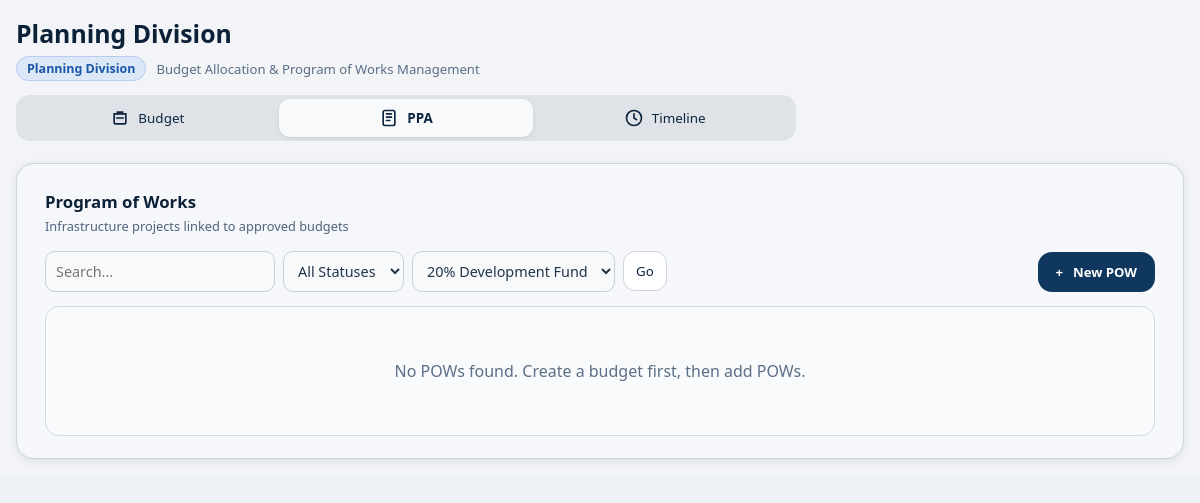
/planning-division/dashboard/?tab=ppa&fund=20-development-fund (signed in), run on an earlier commit of the app's database.
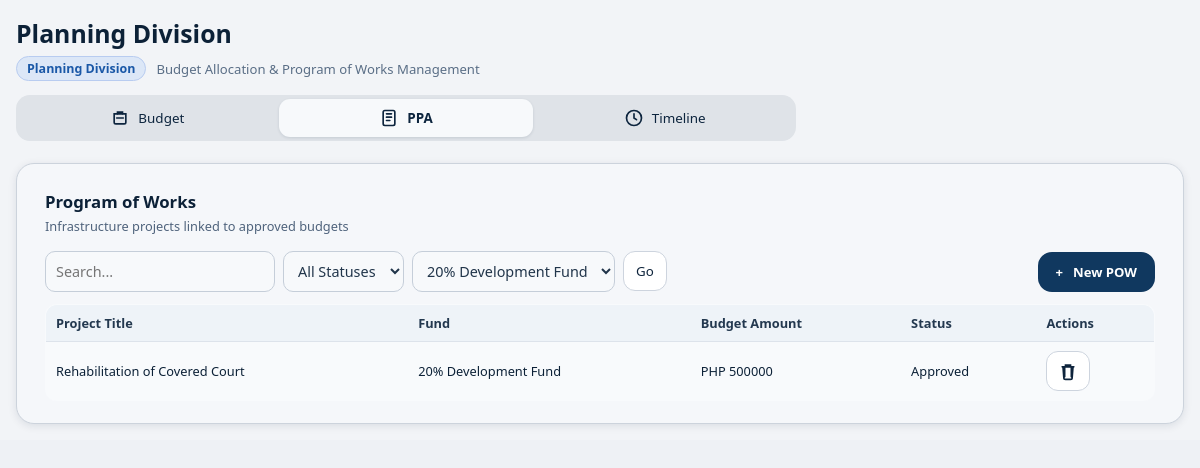
And on a later commit of the database.
### main/models.py (models this page shows, shortened)
class PlanningProject(models.Model):
    STATUS_DRAFT = "draft"
    STATUS_FOR_REVIEW = "for_review"
    STATUS_APPROVED = "approved"
    STATUS_FOR_BIDDING = "for_bidding"
    STATUS_AWARDED = "awarded"
    STATUS_CANCELLED = "cancelled"
    STATUS_CHOICES = [
        (STATUS_DRAFT, "Draft"),
        (STATUS_FOR_REVIEW, "For Review"),
        (STATUS_APPROVED, "Approved"),
        (STATUS_FOR_BIDDING, "For Bidding"),
        (STATUS_AWARDED, "Awarded"),
        (STATUS_CANCELLED, "Cancelled"),
    ]
    project_title = models.CharField(max_length=255)
    fund = models.CharField(
        max_length=40,
        choices=PlanningBudget.FUND_CHOICES,
        default=PlanningBudget.FUND_20_DEV,
    )
    budget_amount = models.DecimalField(max_digits=14, decimal_places=2, default=0)
    status = models.CharField(max_length=20, choices=STATUS_CHOICES, default=STATUS_APPROVED)
    created_at = models.DateTimeField(auto_now_add=True)
    class Meta:
        ordering = ["id"]

### main/views.py (the view, shortened to what this page needs)
# urls.py: path("planning-division/dashboard/", views.planning_div_dashboard, name="planning_div_dashboard"),
@login_required
@xframe_options_sameorigin
def planning_div_dashboard(request):
    active_tab = request.GET.get("tab", "budget")
    if active_tab not in {"budget", "ppa", "timeline"}:
        active_tab = "budget"
    selected_fund = request.GET.get("fund", "").strip()
    if not _table_exists(PlanningBudget) or not _table_exists(PlanningProject):
        context = _planning_fallback_context(active_tab=active_tab, selected_fund=selected_fund)
        return render(request, "Planning Division/planning_Div.html", context)
    budgets = list(PlanningBudget.objects.all())
    projects = PlanningProject.objects.all()
    show_budget_modal = False
    editing_budget = None
    show_project_modal = False
    project_form = PlanningProjectForm(initial={"fund": selected_fund or PlanningBudget.FUND_20_DEV})
    edit_budget_id = request.GET.get("edit_budget")
    if edit_budget_id:
        editing_budget = PlanningBudget.objects.filter(id=edit_budget_id).first()
        if editing_budget:
            show_budget_modal = True
    ppa_search = request.GET.get("q", "").strip()
    ppa_status = request.GET.get("status", "").strip()
    ppa_fund = request.GET.get("fund_filter", selected_fund).strip()
    if request.method == "POST":
        action = request.POST.get("action", "").strip()
        if action == "delete_budget":
            delete_id = request.POST.get("delete_id")
            if delete_id:
                PlanningBudget.objects.filter(id=delete_id).delete()
            return redirect(f"{request.path}?tab=budget")
        if action == "create_budget":
            budget_form = PlanningBudgetForm(request.POST)
            show_budget_modal = True
            editing_budget = None
            if budget_form.is_valid():
                budget_form.save()
                return redirect(f"{request.path}?tab=budget")
        elif action == "update_budget":
            budget_id = request.POST.get("budget_id")
            editing_budget = PlanningBudget.objects.filter(id=budget_id).first()
            budget_form = PlanningBudgetForm(request.POST, instance=editing_budget)
            show_budget_modal = True
            if budget_form.is_valid():
                budget_form.save()
                return redirect(f"{request.path}?tab=budget")
        elif action == "create_project":
            project_form = PlanningProjectForm(request.POST)
            show_project_modal = True
            if project_form.is_valid():
                project = project_form.save()
                return redirect(
                    f"{request.path}?tab=ppa&fund={project.fund}"
                )
            budget_form = PlanningBudgetForm(instance=editing_budget) if editing_budget else PlanningBudgetForm()
        elif action == "delete_project":
            project_id = request.POST.get("project_id")
            if project_id:
                PlanningProject.objects.filter(id=project_id).delete()
            return redirect(f"{request.path}?tab=ppa&fund={selected_fund or ''}")
        else:
            budget_form = PlanningBudgetForm(instance=editing_budget) if editing_budget else PlanningBudgetForm()
    else:
        budget_form = PlanningBudgetForm(instance=editing_budget) if editing_budget else PlanningBudgetForm()
    project_totals = {key: Decimal("0") for key, _ in PlanningBudget.FUND_CHOICES}
    for project in projects:
        project_totals[project.fund] = project_totals.get(project.fund, Decimal("0")) + (project.budget_amount or 0)
    for budget in budgets:
        budget.computed_allocated = project_totals.get(budget.fund, Decimal("0"))
    total_allocated = sum((b.allocated_value for b in budgets), Decimal("0"))
    total_remaining = sum((b.remaining_amount for b in budgets), Decimal("0"))
    ppa_projects = projects
    if ppa_search:
        ppa_projects = ppa_projects.filter(project_title__icontains=ppa_search)
    if ppa_status:
        ppa_projects = ppa_projects.filter(status=ppa_status)
    if ppa_fund:
        ppa_projects = ppa_projects.filter(fund=ppa_fund)
    ppa_total = projects.count()
    ppa_approved = projects.filter(status=PlanningProject.STATUS_APPROVED).count()
    ppa_for_review = projects.filter(status=PlanningProject.STATUS_FOR_REVIEW).count()
    ppa_total_cost = sum((p.budget_amount for p in projects), Decimal("0"))
    context = {
        "active_tab": active_tab,
        "selected_fund": selected_fund,
        "budgets": budgets,
        "budget_form": budget_form,
        "show_budget_modal": show_budget_modal,
        "editing_budget": editing_budget,
        "project_form": project_form,
        "show_project_modal": show_project_modal,
        "ppa_projects": ppa_projects,
        "ppa_search": ppa_search,
        "ppa_status": ppa_status,
        "ppa_fund": ppa_fund,
        "ppa_total": ppa_total,
        "ppa_approved": ppa_approved,
        "ppa_for_review": ppa_for_review,
        "ppa_total_cost": ppa_total_cost,
        "project_status_choices": PlanningProject.STATUS_CHOICES,
        "fund_choices": PlanningBudget.FUND_CHOICES,
        "total_budgets": len(budgets),
        "total_allocated": total_allocated,
        "total_remaining": total_remaining,
    }
    return render(request, "Planning Division/planning_Div.html", context)

### main/forms.py (shortened to what this page needs)
class PlanningBudgetForm(forms.ModelForm):
    class Meta:
        model = PlanningBudget
        fields = ["name", "fund", "fiscal_year", "total_budget", "status"]
        widgets = {
            "name": forms.TextInput(attrs={"placeholder": "e.g., 20% Development Fund FY 2026"}),
            "fund": forms.Select(),
            "fiscal_year": forms.TextInput(attrs={"placeholder": "e.g., FY 2026"}),
            "total_budget": forms.NumberInput(attrs={"step": "0.01", "min": "0"}),
            "status": forms.Select(),
        }

class PlanningProjectForm(forms.ModelForm):
    class Meta:
        model = PlanningProject
        fields = ["project_title", "fund", "budget_amount", "status"]
        widgets = {
            "project_title": forms.TextInput(attrs={"placeholder": "e.g., Road Improvement Program"}),
            "fund": forms.Select(),
            "budget_amount": forms.NumberInput(attrs={"step": "0.01", "min": "0"}),
            "status": forms.Select(),
        }

### main/models.py (called while the page is built)
    @property
    def allocated_value(self):
        return getattr(self, "computed_allocated", self.allocated_amount or 0)

### main/templates/Planning Division/planning_Div.html (shortened to what the changed rows need)
{% load static %}
<!DOCTYPE html>
<html lang="en">
<head>
    <link rel="stylesheet" href="{% static 'CSS/styles.css' %}">
</head>
<body{% if request.GET.embedded %} class="embedded-maintenance-view"{% endif %}>
    <div class="layout">
        <div class="content">
            <main class="main">
                <div class="title-wrap">
                    <h2>Planning Division</h2>
                </div>
                {% if active_tab == "budget" %}
                <section class="stats">
                    <article class="card">
                        <div class="card-icon blue">
                            <svg viewBox="0 0 24 24" fill="none"><path d="M5 7h14v10a2 2 0 0 1-2 2H7a2 2 0 0 1-2-2V7Z" stroke="currentColor" stroke-width="2"/><path d="M9 7V5h6v2M8 12h8" stroke="currentColor" stroke-width="2" stroke-linecap="round"/></svg>
                        </div>
                        <div>
                            <strong>{{ total_budgets }}</strong>
                            <span>Total Budgets</span>
                        </div>
                    </article>
                    <article class="card">
                        <div class="card-icon green">
                            <svg viewBox="0 0 24 24" fill="none"><path d="M12 3v18M16.5 7.5A4.5 4.5 0 0 0 12 5c-2.5 0-4 1.2-4 3s1.5 3 4 3 4 1.2 4 3-1.5 3-4 3a4.5 4.5 0 0 1-4.5-2.5" stroke="currentColor" stroke-width="2" stroke-linecap="round"/></svg>
                        </div>
                        <div>
                            <strong>PHP {{ total_allocated|floatformat:0 }}</strong>
                            <span>Total Allocated</span>
                        </div>
                    </article>
                    <article class="card">
                        <div class="card-icon gold">
                            <svg viewBox="0 0 24 24" fill="none"><path d="M6 11h12v5a3 3 0 0 1-3 3H9a3 3 0 0 1-3-3v-5Z" stroke="currentColor" stroke-width="2"/><path d="M7 11V9a5 5 0 0 1 10 0v2M5 13H3M21 13h-2" stroke="currentColor" stroke-width="2" stroke-linecap="round"/></svg>
                        </div>
                        <div>
                            <strong>PHP {{ total_remaining|floatformat:0 }}</strong>
                            <span>Total Remaining</span>
                        </div>
                    </article>
                    <article class="card">
                        <div class="card-icon violet">
                            <svg viewBox="0 0 24 24" fill="none"><path d="M4 16 10 10l4 4 6-6" stroke="currentColor" stroke-width="2" stroke-linecap="round"/><path d="M20 12V8h-4" stroke="currentColor" stroke-width="2" stroke-linecap="round"/></svg>
                        </div>
                        <div>
                            <strong>FY 2026</strong>
                            <span>Current Year</span>
                        </div>
                    </article>
                </section>
                <section class="budget-panel">
                    <div class="panel-head">
                        <div>
                            <h3>Annual Budget Allocations</h3>
                            <p>Budget management</p>
                        </div>
                        <button class="new-budget" type="button" id="openBudgetModal">
                            <span>+</span>
                            <span>New Budget</span>
                        </button>
                    </div>
                    {% for budget in budgets %}
                    <article class="budget-item">
                        <div class="item-top">
                            <div>
                                <div class="title-line">
                                    <h4><a href="{% url 'planning_div_dashboard' %}?tab=ppa&fund={{ budget.fund }}">{{ budget.name }}</a></h4>
                                    <span class="status">{{ budget.get_status_display }}</span>
                                </div>
                                <div class="meta">
                                    <div>Total Budget: <strong>PHP {{ budget.total_budget|floatformat:0 }}</strong></div>
                                    <div>Allocated: <strong>PHP {{ budget.allocated_value|floatformat:0 }}</strong></div>
                                    <div>Remaining: <strong class="ok">PHP {{ budget.remaining_amount|floatformat:0 }}</strong></div>
                                </div>
                            </div>
                            <div class="icon-actions">
                                <a class="icon-btn" href="{% url 'planning_div_dashboard' %}?tab=budget&edit_budget={{ budget.id }}" aria-label="Edit">
                                    <svg viewBox="0 0 24 24" fill="none"><path d="m4 20 4.5-1 10-10-3.5-3.5-10 10L4 20Z" stroke="currentColor" stroke-width="2" stroke-linejoin="round"/><path d="m13.5 6 3.5 3.5" stroke="currentColor" stroke-width="2"/></svg>
                                </a>
                                <form method="post">
                                    {% csrf_token %}
                                    <input type="hidden" name="action" value="delete_budget">
                                    <input type="hidden" name="delete_id" value="{{ budget.id }}">
                                    <button class="icon-btn" type="submit" aria-label="Delete">
                                        <svg viewBox="0 0 24 24" fill="none"><path d="M5 7h14M9 7V5h6v2M8 7v12m8-12v12M6 7l1 13a2 2 0 0 0 2 2h6a2 2 0 0 0 2-2l1-13" stroke="currentColor" stroke-width="2" stroke-linecap="round"/></svg>
                                    </button>
                                </form>
                            </div>
                        </div>
                        <div class="util-row">
                            <span>Utilization</span>
                            <strong>{{ budget.utilization_percent|floatformat:0 }}%</strong>
                        </div>
                        <div class="progress"><span style="width:{{ budget.utilization_percent|floatformat:0 }}%"></span></div>
                    </article>
                    {% empty %}
                    <article class="budget-item">
                        <div class="meta">No budget records yet.</div>
                    </article>
                    {% endfor %}
                </section>
                {% elif active_tab == "ppa" %}
                <section class="budget-panel">
                    <div class="panel-head">
                        <div>
                        </div>
                    </div>
                    <div class="pow-toolbar">
                        <form class="pow-tools" method="get">
                        </form>
                        <button class="new-budget" type="button" id="openProjectModal"><span>+</span><span>New POW</span></button>
                    </div>
                    {% if ppa_projects %}
                    <table class="pow-table">
                        <thead>
                            <tr>
                                <th>Project Title</th>
                                <th>Fund</th>
                                <th>Budget Amount</th>
                                <th>Status</th>
                                <th>Actions</th>
                            </tr>
                        </thead>
                        <tbody>
                            {% for project in ppa_projects %}
                            <tr>
                                <td>{{ project.project_title }}</td>
                                <td>{{ project.get_fund_display }}</td>
                                <td>PHP {{ project.budget_amount|floatformat:0 }}</td>
                                <td>{{ project.get_status_display }}</td>
                                <td>
                                    <form method="post">
                                        <button class="icon-btn" type="submit" aria-label="Delete">
                                            <svg viewBox="0 0 24 24" fill="none"><path d="M5 7h14M9 7V5h6v2M8 7v12m8-12v12M6 7l1 13a2 2 0 0 0 2 2h6a2 2 0 0 0 2-2l1-13" stroke="currentColor" stroke-width="2" stroke-linecap="round"/></svg>
                                        </button>
                                    </form>
                                </td>
                            </tr>
                            {% endfor %}
                        </tbody>
                    </table>
                    {% else %}
                    <div class="pow-empty">No POWs found. Create a budget first, then add POWs.</div>
                    {% endif %}
                </section>
                {% endif %}
            </main>
        </div>
    </div>
</body>
</html>

What changed in the data, as far as the page shows it:
added PlanningProject: project_title "Rehabilitation of Covered Court", fund "20% Development Fund", budget_amount "500000", status "Approved"
Also different on the page:
text no longer shown: "No POWs found. Create a budget first, then add POWs."
text now shown: "Project Title Fund Budget Amount Status Actions"
